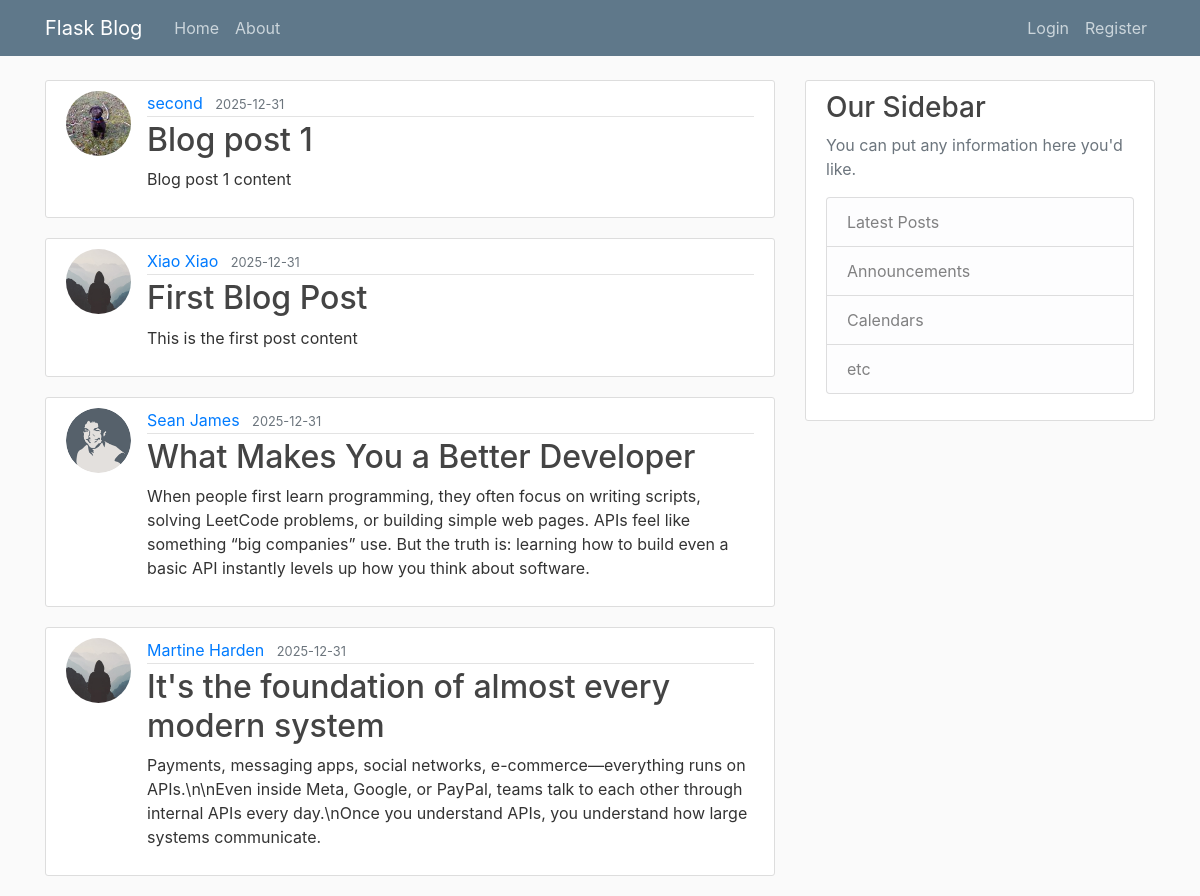
Page /home on the earlier database version.
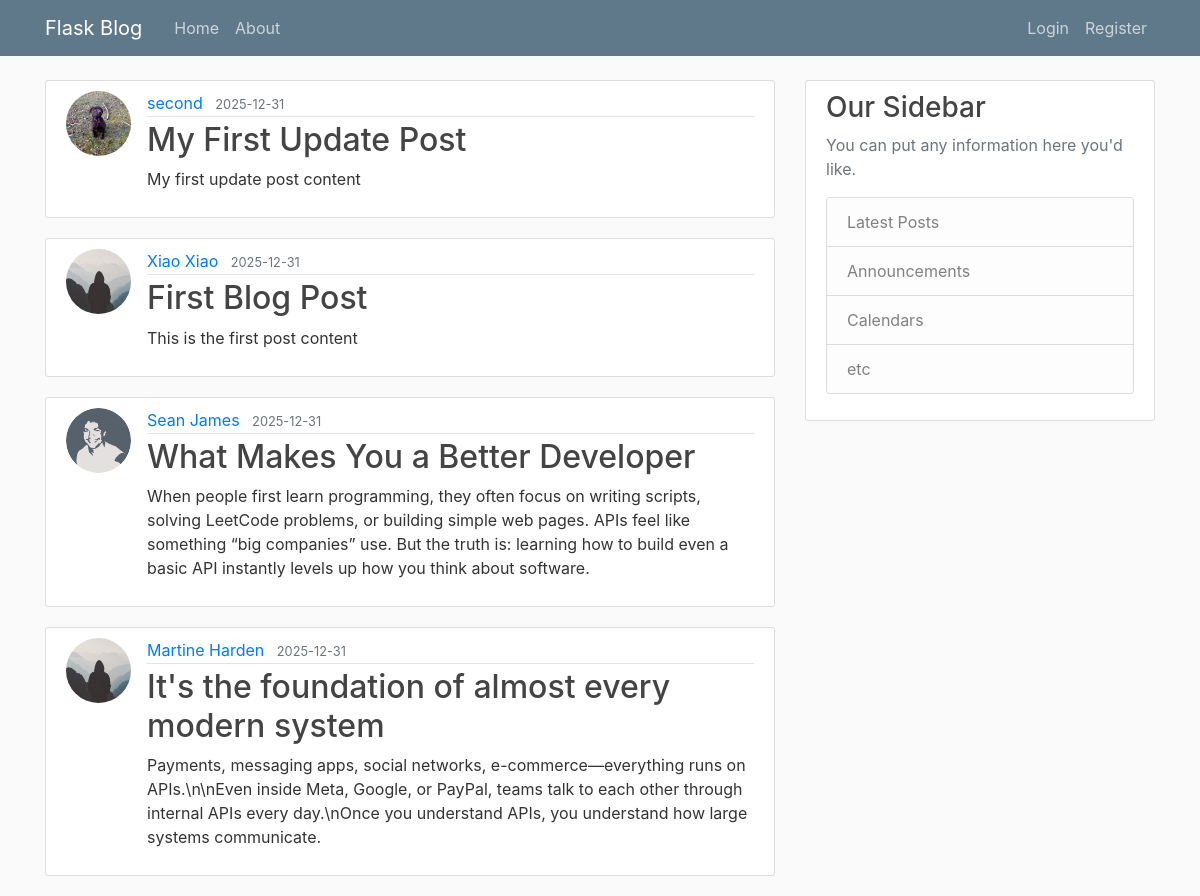
Same page on the later database version.
### flaskblog/models.py (models this page shows, shortened)
class Post(db.Model):
    __tablename__ = 'post'
    id = db.Column(db.Integer, primary_key=True)
    title = db.Column(db.String, nullable=False)
    date_posted = db.Column(db.DateTime, nullable=False, default=datetime.utcnow)
    content = db.Column(db.Text, nullable=False)
    user_id = db.Column(db.Integer, db.ForeignKey('user.id'), nullable=False)

class User(db.Model, UserMixin):
    __tablename__ = 'user'  # explicitly name the table
    id = db.Column(db.Integer, primary_key=True)
    username = db.Column(db.String, unique=True, nullable=False)
    email = db.Column(db.String, unique=True, nullable=False)
    image_file = db.Column(db.String, nullable=False, default='default.jpg')
    password = db.Column(db.String, nullable=False)
    posts = db.relationship('Post', backref='author', lazy=True)

### flaskblog/routes.py (the view)
@app.route("/")
@app.route("/home")
def home():
    posts = Post.query.all()
    return render_template("home.html", posts=posts)

### flaskblog/templates/home.html
{% extends "layout.html" %}
{% block content %}
    {% for post in posts %}
        <article class="media content-section">
          <img class="rounded-circle article-img" src="{{ url_for('static', filename='profile_pics/' + post.author.image_file) }}">
          <div class="media-body">
            <div class="article-metadata">
              <a class="mr-2" href="#">{{ post.author.username }}</a>
              <small class="text-muted">{{ post.date_posted.strftime('%Y-%m-%d') }}</small>
            </div>
            <h2><a class="article-title" href="{{ url_for('post', post_id=post.id) }}">{{ post.title }}</a></h2>
            <p class="article-content">{{ post.content }}</p>
          </div>
        </article>
    {% endfor %}
{% endblock content %}

### flaskblog/templates/layout.html (shortened to what this page needs)
<!DOCTYPE html>
<html>
<head>
    <link rel="stylesheet" href="https://maxcdn.bootstrapcdn.com/bootstrap/4.0.0/css/bootstrap.min.css">
    <link rel="stylesheet" type="text/css" href="{{ url_for('static', filename='main.css') }}">
</head>
<body>
    <header class="site-header">
      <nav class="navbar navbar-expand-md navbar-dark bg-steel fixed-top">
        <div class="container">
          <a class="navbar-brand mr-4" href="/">Flask Blog</a>
          <div class="collapse navbar-collapse" id="navbarToggle">
            <div class="navbar-nav mr-auto">
              <a class="nav-item nav-link" href="{{ url_for('home') }}">Home</a>
              <a class="nav-item nav-link" href="{{ url_for('about') }}">About</a>
            </div>
            <div class="navbar-nav">
              {% if current_user.is_authenticated %}
                <a class="nav-item nav-link" href="{{ url_for('new_post') }}">New Post</a>
                <a class="nav-item nav-link" href="{{ url_for('account') }}">Account</a>
                <a class="nav-item nav-link" href="{{ url_for('logout') }}">Logout</a>
              {% else %}
                <a class="nav-item nav-link" href="{{ url_for('login') }}">Login</a>
                <a class="nav-item nav-link" href="{{ url_for('register') }}">Register</a>
              {% endif %}
            </div>
          </div>
        </div>
      </nav>
    </header>
    <main role="main" class="container">
      <div class="row">
        <div class="col-md-8">
          {% block content %}{% endblock %}
        </div>
        <div class="col-md-4">
          <div class="content-section">
            <h3>Our Sidebar</h3>
            <p class='text-muted'>You can put any information here you'd like.
              <ul class="list-group">
                <li class="list-group-item list-group-item-light">Latest Posts</li>
                <li class="list-group-item list-group-item-light">Announcements</li>
                <li class="list-group-item list-group-item-light">Calendars</li>
                <li class="list-group-item list-group-item-light">etc</li>
              </ul>
            </p>
          </div>
        </div>
      </div>
    </main>
</body>
</html>

### flaskblog/static/main.css (style rules this page uses)
body { background: #fafafa; color: #333333; margin-top: 5rem; }
h1, h2, h3, h4, h5, h6 { color: #444444; }
.bg-steel { background-color: #5f788a; }
.site-header .navbar-nav .nav-link { color: #cbd5db; }
.content-section { background: #ffffff; padding: 10px 20px; border: 1px solid #dddddd; border-radius: 3px; margin-bottom: 20px; }
.article-title { color: #444444; }
.article-content { white-space: pre-line; }
.article-img { height: 65px; width: 65px; margin-right: 16px; }
.article-metadata { padding-bottom: 1px; margin-bottom: 4px; border-bottom: 1px solid #e3e3e3 }

Differences in the rows shown:
changed Post "second": title "Blog post 1" → "My First Update Post"; content "Blog post 1 content" → "My first update post content"
